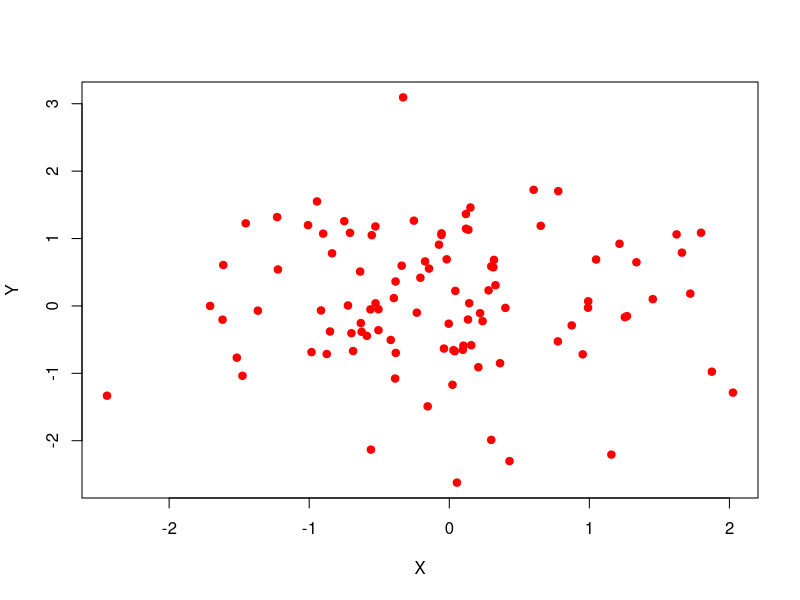
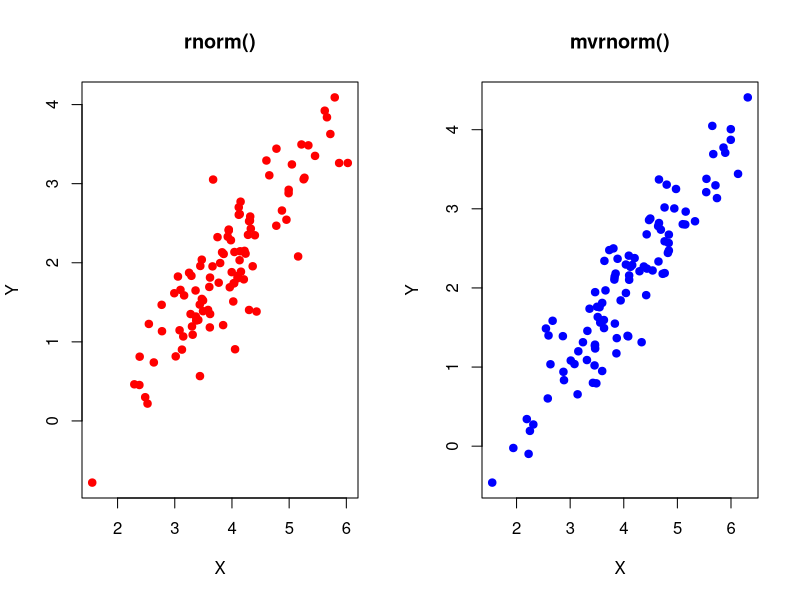
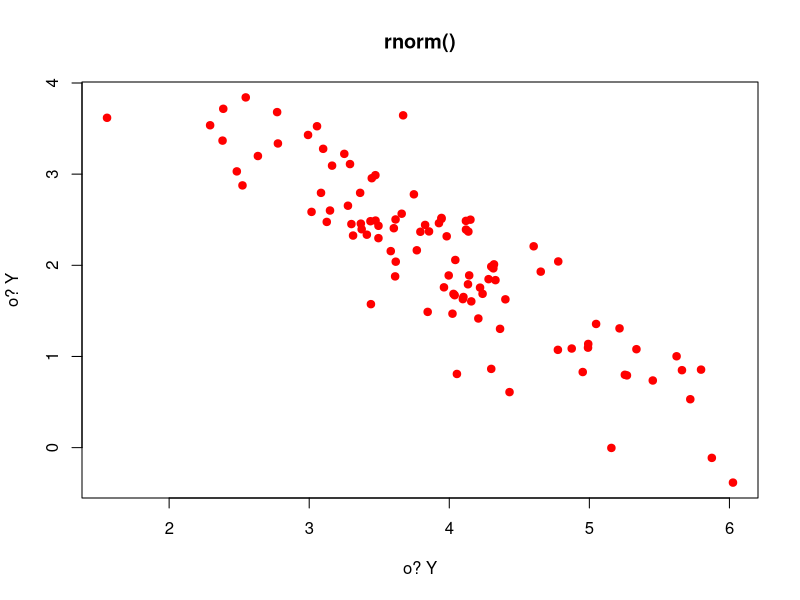
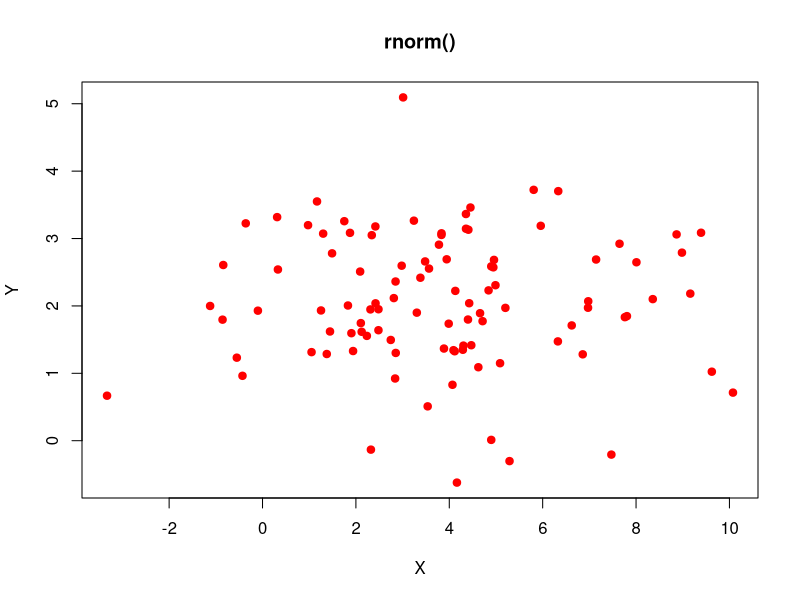
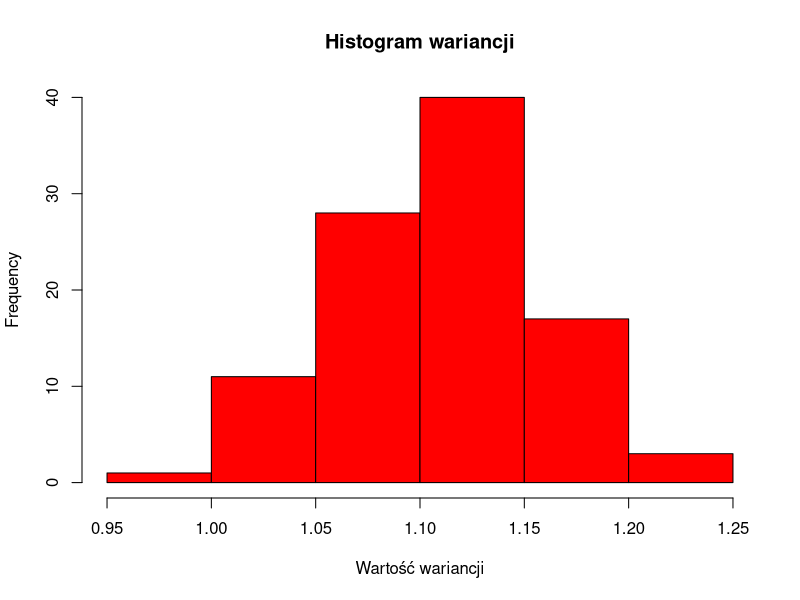
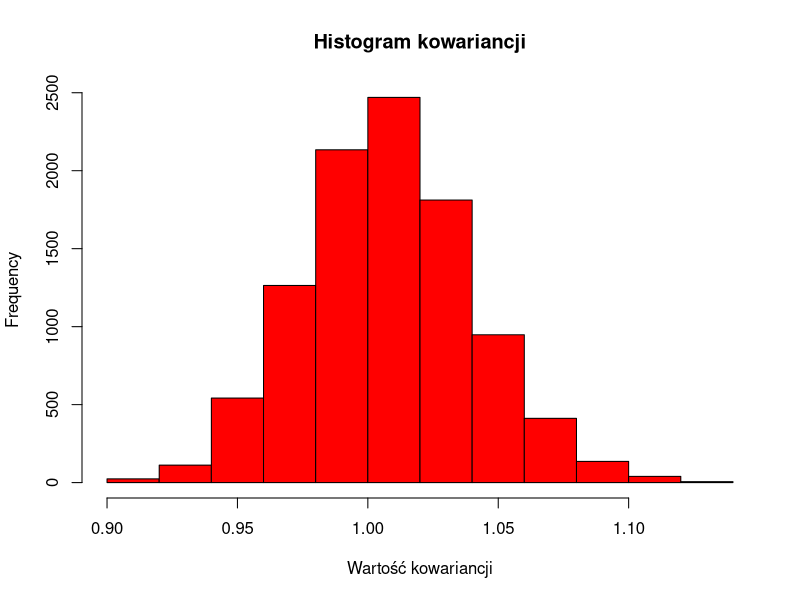

The R script that drew these images, in order:
library(MASS)
############## zad 1
x<-cbind(rnorm(100,0,1),rnorm(100,0,1)) 
# losowe 2 wektory z rozkładu normalnego
plot(x[,1],x[,2],pch=19,col='red',xlab='X',ylab='Y') 

############## zad2
#a
mi1 <- c(4,2) 
# wektor wartości oczekiwanych
sigma1 <- matrix(c(1,0.9,0.9,1),2,2) 
# macierz kowariancji 
a1<-chol(sigma1) 
# rozkład choleskiego sigma1
b1<-t(a1) %*% t(x)+mi1 
# zgodnie ze wzorem po transpozycji

t1<-mvrnorm(100,mi1,sigma1)
# do sprawdzenia wynik z mvrnorm

par(mfrow=c(1,2)) 
plot(b1[1,],b1[2,],pch=19,col='red',xlab='X',ylab='Y',main='rnorm()') 
plot(t1[,1],t1[,2],pch=19,col='blue',xlab='X',ylab='Y',main='mvrnorm()') 
par(mfrow=c(1,1))
# wyniki zbliżone - poprawna metoda, b i c analogicznie

#b
mi2 <- c(4,2)
sigma2 <- matrix(c(1,-0.9,-0.9,1),2,2)
a2<-chol(sigma2)
b2<-t(a2) %*% t(x)+mi2
plot(b2[1,],b2[2,],pch=19,col='red',xlab='o? Y',ylab='o? Y',main='rnorm()')

#c
mi3 <- c(4,2)
sigma3 <- matrix(c(9,0,0,1),2,2)
a3<-chol(sigma3)
b3<-t(a3) %*% t(x)+mi3
plot(b3[1,],b3[2,],pch=19,col='red',xlab='X',ylab='Y',main='rnorm()')

############## zad 3
m<-matrix(0,200,100)
m<-apply(m,2,function(x) x<-rnorm(200,0,1)) 
# losowe wektory w kazdej kolumnie
sigma<-diag(100) 
sigma[sigma==0]<-0.9
# macierz kowariancji 1 na przekątnej i 0.9 reszta miejsc

a<-chol(sigma) 
b<-t(a) %*% t(m)
b<-t(b) 
# rozkład choleskiego
cov_b<-cov(b) 
# macierz kowariancji
diffrence<-cov(b)-sigma 
diffrence[diffrence>0.1] 
# mała różnica

hist(diag(cov_b),pch=19,col='red',xlab='Wartość wariancji',main='Histogram wariancji')
mean(diag(cov_b)) 
# średnia wariancji na przekątnej, około 1 ~ ok
hist(c(cov_b[upper.tri(cov_b)],cov_b[lower.tri(cov_b)]),pch=19,col='red',xlab='Wartość kowariancji',main='Histogram kowariancji')
mean(c(cov_b[upper.tri(cov_b)],cov_b[lower.tri(cov_b)])) 
# średnia kowariancji poza przekątną ~ około 0.9 ok
  